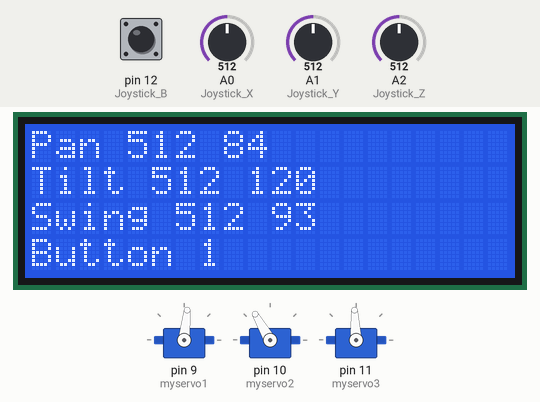
Simulated run of this sketch. Board: Arduino Uno, built with avr-gcc and run on an emulated ATmega328P. Parts: 3 × servo, 20×4 character LCD. The inputs (shaded band) are chosen by the test bench; at power-on: A0 (Joystick_X) = 512, A2 (Joystick_Z) = 512, A1 (Joystick_Y) = 512, pin 12 (Joystick_B) HIGH.

Above: at 1.2 s.
1.3 s: A0 (Joystick_X) set to 716
At 2.1 s:
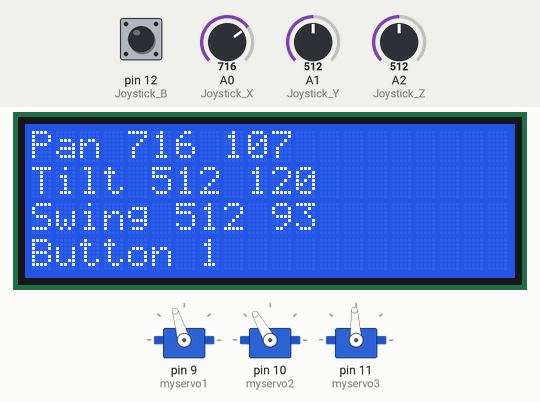
4.3 s: A2 (Joystick_Z) set to 716
At 5.3 s:
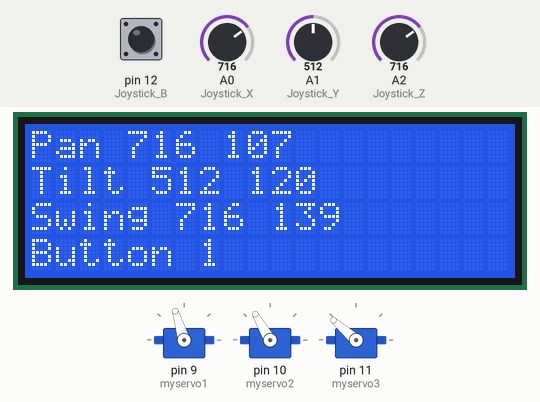
7.3 s: A1 (Joystick_Y) set to 306
At 7.7 s:
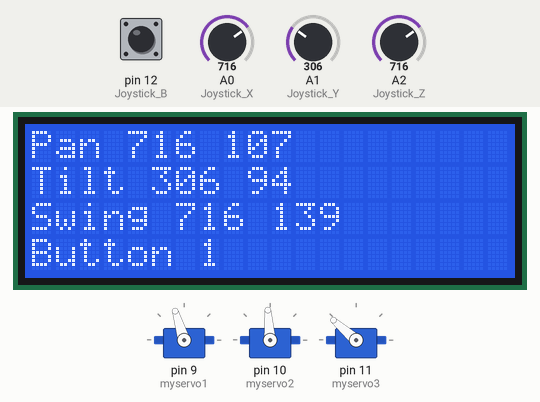
10.3 s: A0 (Joystick_X) set to 511
At 10.8 s:
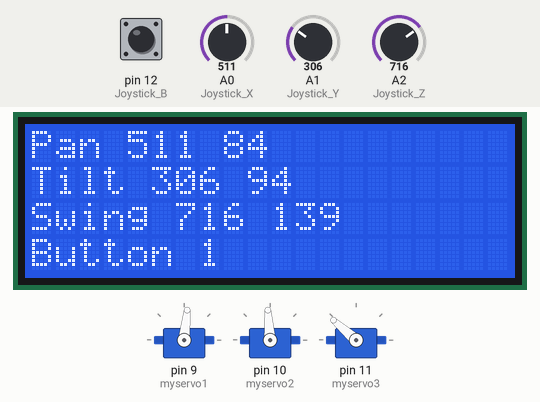
13.3 s: A1 (Joystick_Y) set to 332
At 14.7 s:
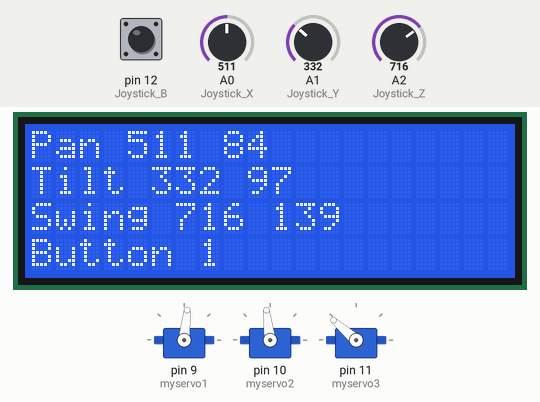
16.3 s: A1 (Joystick_Y) set to 357
At 16.8 s:
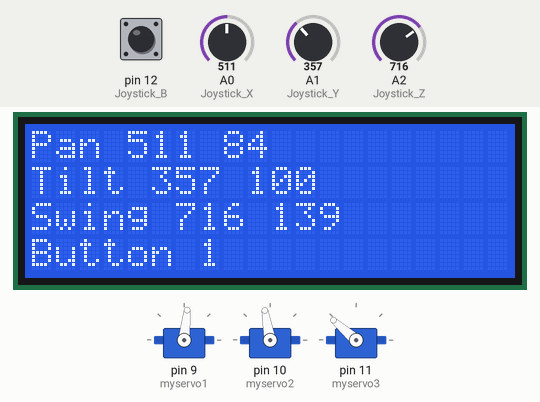
Timing chart, 0 to 19.3 s (numbered marks = the images above; inputs shaded):
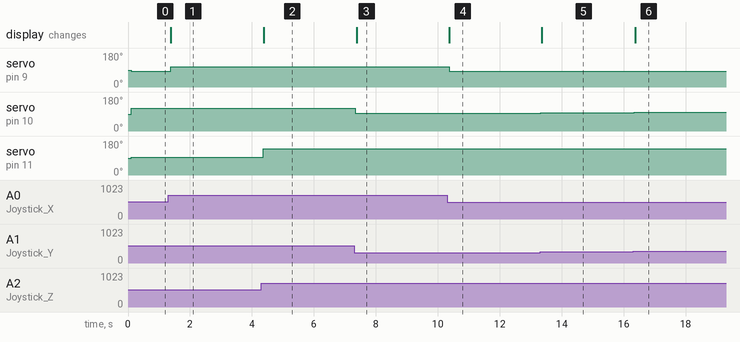

Measured:
- after the input at 1.3 s, servo on pin 9 (myservo1): 84° → 107° after 0.08 s; the display: changes after 0.08 s (image 1)
- after the input at 4.3 s, servo on pin 11 (myservo3): 93° → 139° after 0.07 s; the display: changes after 0.08 s (image 2)
- after the input at 7.3 s, servo on pin 10 (myservo2): 120° → 94° at once; the display: changes after 0.08 s (image 3)
- after the input at 10.3 s, servo on pin 9 (myservo1): 107° → 84° after 0.06 s; the display: changes after 0.07 s (image 4)
- after the input at 13.3 s, servo on pin 10 (myservo2): 94° → 97° at once; the display: changes after 0.05 s (image 5)
- after the input at 16.3 s, servo on pin 10 (myservo2): 97° → 100° at once; the display: changes after 0.07 s (image 6)

The sketch:

PanTiltSwing_10-04-2021.ino
```cpp
/*
 * Pan, Tilt Swing control using three axis joystick, servos, and LCD display
 */

#include <Servo.h>
#include <LiquidCrystal_I2C.h>

LiquidCrystal_I2C lcd(0x3F,20,4); //Set the LCD I2C address

Servo myservo1;  // create servo object to control the 'pan' servo
Servo myservo2;  // create servo object to control the 'tilt' servo
Servo myservo3;  // create servo object to control the 'swing' servo

const int Joystick_X = 0;  // analog pin used to connect the 'X' potentiometer on joystick --> "pan"
const int Joystick_Y = 1;  // analog pin used to connect the 'Y' potentiometer on joystick --> "tilt"
const int Joystick_Z = 2;  // analog pin used to connect the 'Z' potentiometer on joystick --> "Swing"

const int Joystick_B = 12; // Digital pin used to connect Joystick Button

int pan   = 0;    // variable to read the value from the analog pin
int tilt  = 0;    // variable to read the value from the analog pin
int swing = 0;    // variable to read the value from the analog pin
int pos1  = 0;    // variable to set servo position
int pos2  = 0;    // variable to set servo position
int pos3  = 0;    // variable to set servo position

int ButtonState = 0;  // variable to read the value from the joystick button
int ResetPos = 0;    // variable to store the servo position


void setup()
{
  myservo1.attach(9);   // attaches the servo on pin 9 to the servo object
  myservo2.attach(10);  // attaches the servo on pin 10 to the servo object
  myservo3.attach(11);  // attaches the servo on pin 11 to the servo object
  Serial.begin(57600);  // open a serial connection

  pinMode(Joystick_B, INPUT_PULLUP);  // initialize the button pin as an input with an internal pull up resistor :

  lcd.init();

  lcd.backlight();
  lcd.print("Ready to Comply...");    // Print a message to the LCD.

}

void loop()
{
  UpdateAnalogs();  //Check the analog inputs
  UpdatePosition();
  UpdateServo();    //move the servos to new positions
  UpdateDisplay();

}
```

UpdateDisplay.ino
```cpp
void UpdateDisplay()
{
  lcd.clear();
  lcd.setCursor(0,0);
  lcd.print("Pan ");
  //lcd.setCursor(5,0);
  lcd.print(pan);
  lcd.print(" ");
  lcd.print(pos1);
  lcd.setCursor(0,1);
  lcd.print("Tilt ");
  //lcd.setCursor(6,1);
  lcd.print(tilt);
  lcd.print(" ");
  lcd.print(pos2);
  lcd.setCursor(0,2);
  lcd.print("Swing ");
  //lcd.setCursor(6,1);
  lcd.print(swing);
  lcd.print(" ");
  lcd.print(pos3);
  lcd.setCursor(0,3);
  lcd.print("Button ");
  lcd.print(ButtonState);
  //delay(250);  //

}//end void UpdateDisplay()
```

UpdateJoystick.ino
```cpp
void UpdateAnalogs()
{
  ButtonState = digitalRead(Joystick_B);
  pan   = analogRead(Joystick_X);            // reads the value of the potentiometer (value between 0 and 1023)
  tilt  = analogRead(Joystick_Y);            // reads the value of the potentiometer (value between 0 and 1023)
  swing = analogRead(Joystick_Z);            // reads the value of the potentiometer (value between 0 and 1023)
}// end void UpdateAnalogs()
```

UpdateServo.ino
```cpp
void UpdateServo()
{
  UpdatePosition();
  myservo1.write(pos1);
  myservo2.write(pos2);
  myservo3.write(pos3);
}//end void UpdateServo()

void UpdatePosition()
{
    //remap the analog read values to servo position values
    //these values were mapped using values read from three axis joystick
    pos1 = map(pan,  45, 975, 32, 137);
    pos2 = map(tilt, 45, 950, 62, 175);
    pos3 = map(swing,319, 706, 50, 137);
}//end void UpdatePosition()
```
